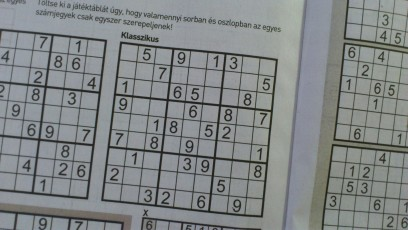
#> input picture fe3/digkep/KepfeldPeldatar2026osz/Sudoku_rs.jpg, 408 x 230 px
$ python 04_02_b_gamma_lut_diagram.py
#> lines starting #> are read from the running program, lines starting #| are printed output that depends on the picture

# https://www.cambridgeincolour.com/tutorials/gamma-correction.htm

import cv2
import numpy as np
from matplotlib import pyplot as plt


def create_gamma_lut(gamma):
    """Gamma paraméter értéknek megfelelő 256 elemű keresőtábla generálása.
    A hatványozás miatt először [0, 1] tartományra kell konvertálni, majd utána vissza [0, 255] közé.
    """
    lut_out = np.arange(0, 256, 1, np.float32)
    lut_out = lut_out / 255.0
    lut_out = lut_out ** gamma
    lut_out = np.uint8(lut_out * 255.0)

    return lut_out


def apply_lut(im_in, lut_in, label_text):
    global x

    print(label_text)
    im_lut = cv2.LUT(im_in, lut_in, None)
    plt.plot(x, lut_in, label=label_text)
    cv2.imshow('gamma', im_lut)
    cv2.waitKey(0)


im = cv2.imread('Sudoku_rs.jpg', cv2.IMREAD_GRAYSCALE)
#> im: shape (230, 408); min 20, max 180, mean 133.4
# im = cv2.imread('SeaCliffBridge_3_800.jpg', cv2.IMREAD_GRAYSCALE)
# im = cv2.imread('SeaCliffBridge_3_800.jpg', cv2.IMREAD_COLOR)
# im = cv2.imread('PalPant_800.jpg', cv2.IMREAD_COLOR)

# Alappontok [0, 255]
x = np.arange(0, 256, 1, np.uint8)

# Grafikon beállítások
fig = plt.figure(figsize=(6, 6), dpi=80)
ax = fig.add_subplot(111)
ax.set_title('Gamma korrekció LUT diagram')
fig.canvas.manager.set_window_title('Gamma korrekció LUT diagram')
plt.xlabel('Eredeti intenzitásérték')
plt.ylabel('Gamma korrekció után')
plt.xlim([0, 255])
plt.ylim([0, 255])

# Gamma korrekciók

lut = create_gamma_lut(1.0 / 3.0)
apply_lut(im, lut, 'γ=1/3')
#> in apply_lut, `im_lut = cv2.LUT(im_in, lut_in, None)`:
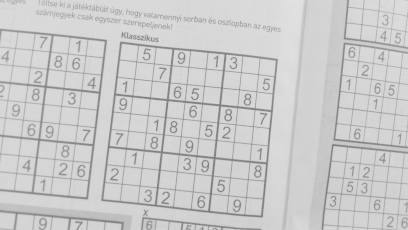
#> im_lut: shape (230, 408); min 109, max 227, mean 203.3

lut = create_gamma_lut(0.5)
apply_lut(im, lut, 'γ=1/2')
#> call 2 of apply_lut, with lut_in = array of shape (256,), label_text = 'γ=1/2'
#> in apply_lut (call 2), `im_lut = cv2.LUT(im_in, lut_in, None)`:
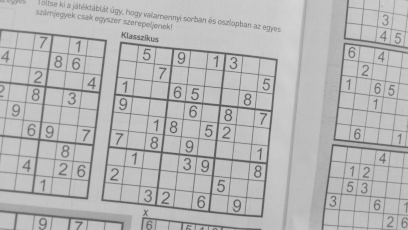
#> im_lut: shape (230, 408); min 71, max 214, mean 182.2

lut = np.arange(0, 256, 1, np.uint8)
apply_lut(im, lut, 'γ=1')

lut = create_gamma_lut(2.0)
apply_lut(im, lut, 'γ=2')
#> call 4 of apply_lut, with lut_in = array of shape (256,), label_text = 'γ=2'
#> in apply_lut (call 4), `im_lut = cv2.LUT(im_in, lut_in, None)`:
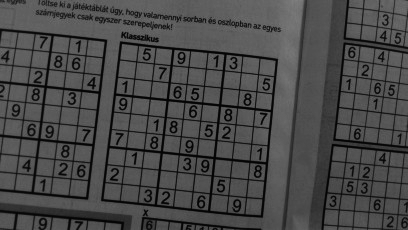
#> im_lut: shape (230, 408); min 1, max 127, mean 73

lut = create_gamma_lut(3.0)
apply_lut(im, lut, 'γ=3')
#> in apply_lut (call 5), `im_lut = cv2.LUT(im_in, lut_in, None)`:
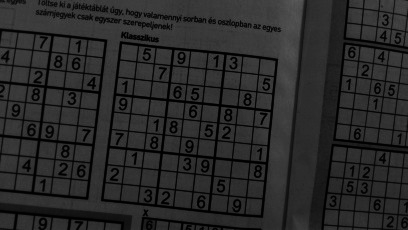
#> im_lut: shape (230, 408); min 0, max 89, mean 41

# LUT diagram megjelenítése
plt.legend()
# plt.savefig('03_02_b_gamma_lut_diagram.png', bbox_inches='tight')
plt.show()
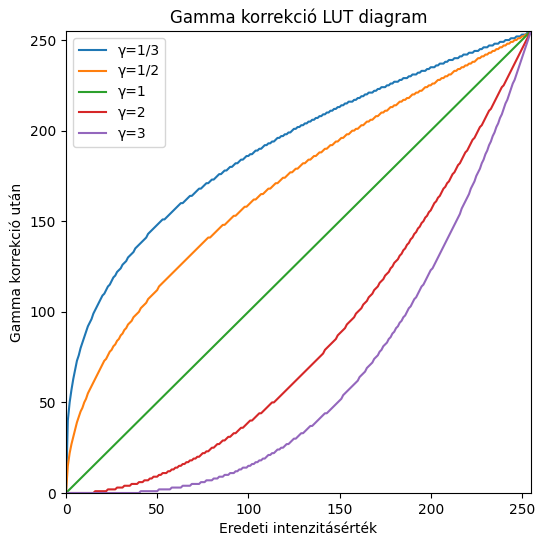
#> figure drawn by matplotlib, 1 panel; curve peaks at x = 255, y = 255; curve peaks at x = 255, y = 255; curve peaks at x = 255, y = 255

$ run again, with fe3/digkep/KepfeldPeldatar2026osz/SeaCliffBridge_3_800.jpg copied over fe3/digkep/KepfeldPeldatar2026osz/Sudoku_rs.jpg
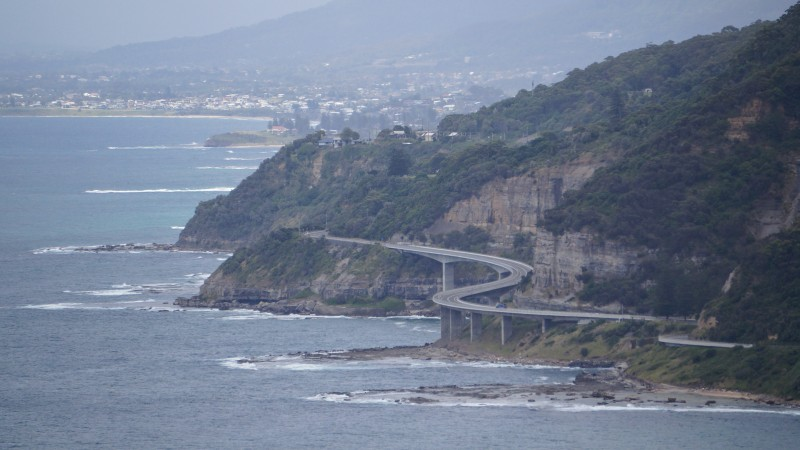
#> input picture fe3/digkep/KepfeldPeldatar2026osz/SeaCliffBridge_3_800.jpg, 800 x 450 px
#> `im = cv2.imread('Sudoku_rs.jpg', cv2.IMREAD_GRAYSCALE)`:
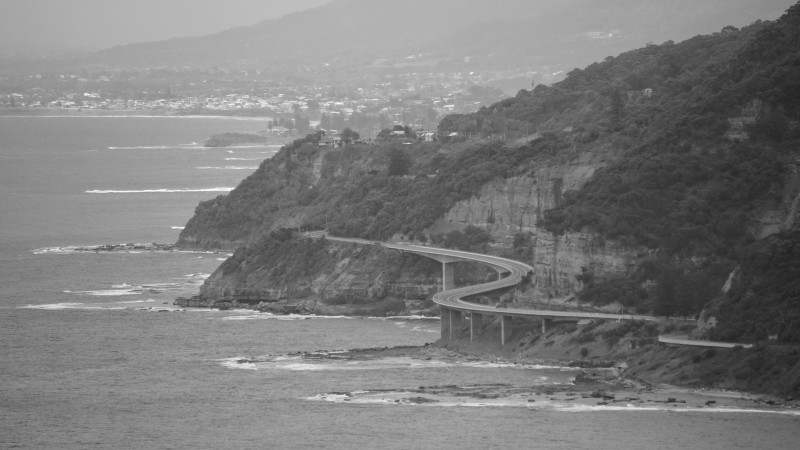
#> im: shape (450, 800); min 29, max 255, mean 123.8
#> in apply_lut (call 5), `im_lut = cv2.LUT(im_in, lut_in, None)`:
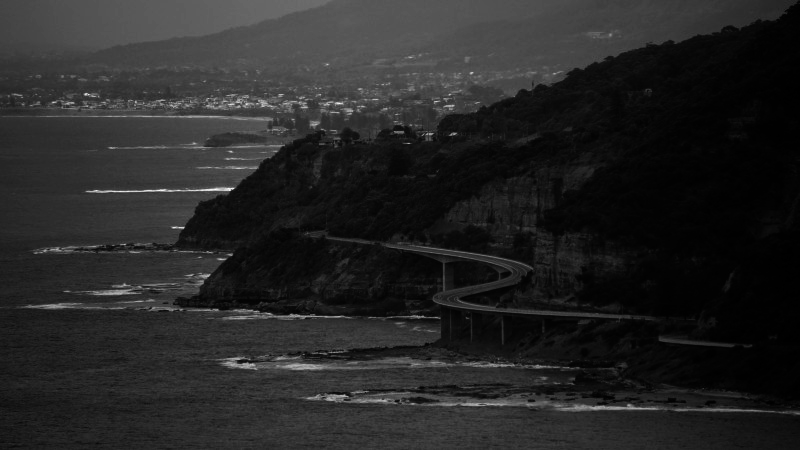
#> im_lut: shape (450, 800); min 0, max 255, mean 37.7
